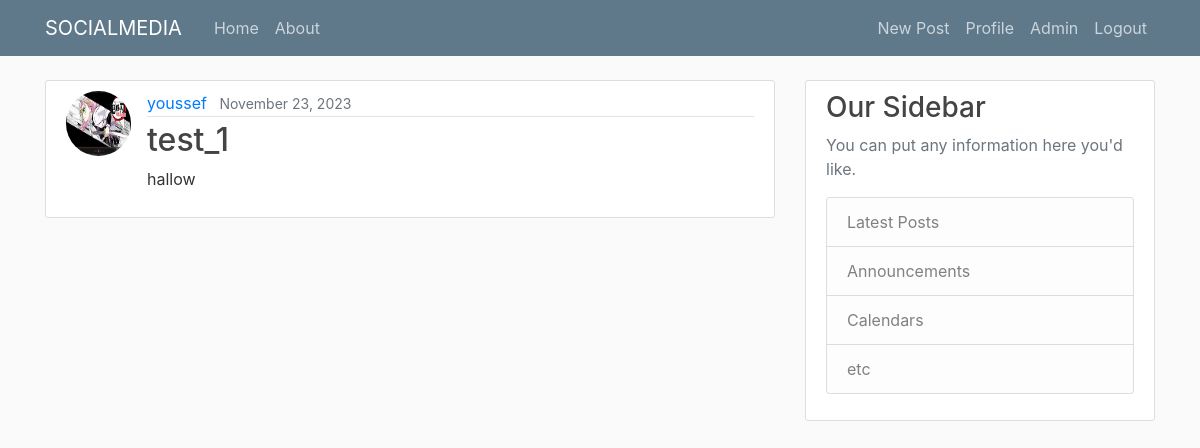
The app's page / (signed in), older data.
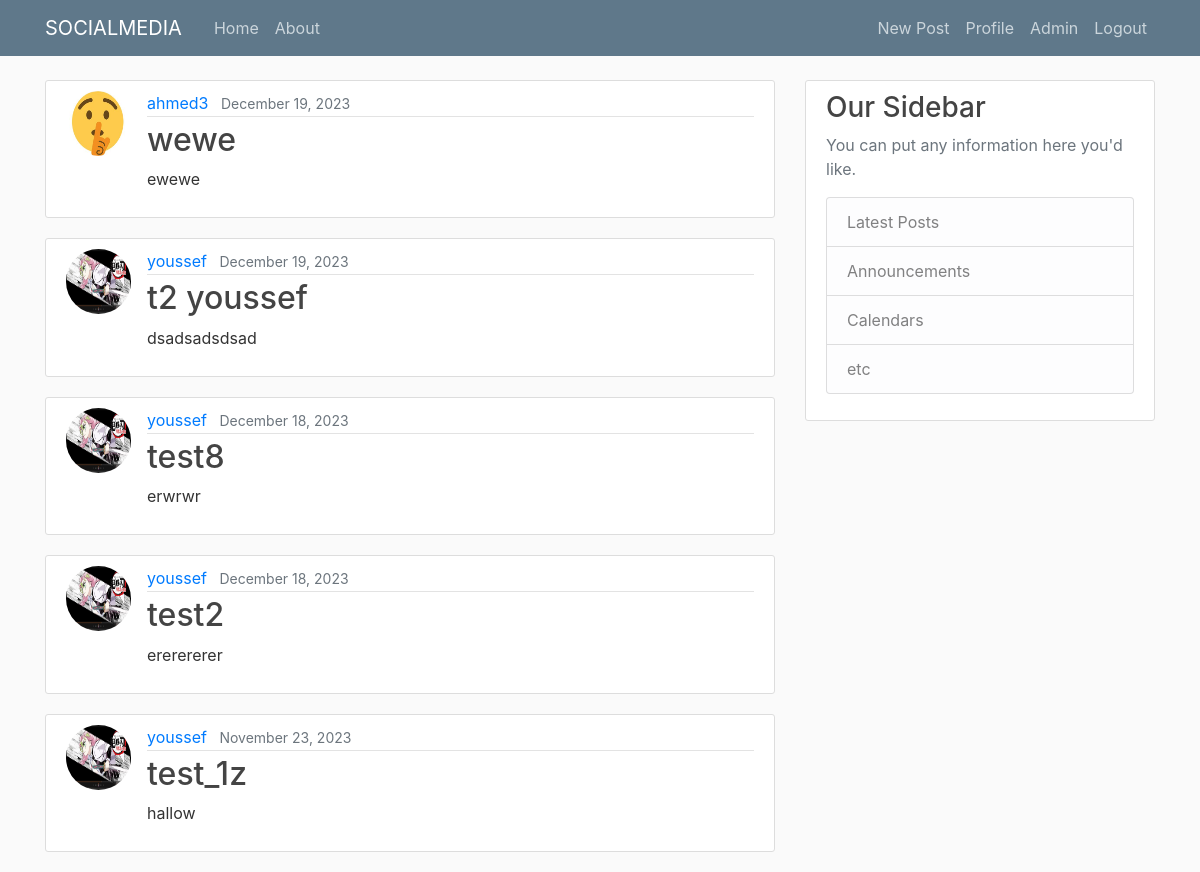
The same page, newer data.
### blog/models.py (models this page shows, shortened)
class Post(models.Model):
    title=models.CharField(max_length=20)
    content=models.TextField()
    date_posted=models.DateTimeField(default=timezone.now)
    author=models.ForeignKey(User,on_delete=models.CASCADE)

### users/models.py (models this page shows, shortened)
class Profile(models.Model):
 user_id=models.OneToOneField(User,on_delete=models.CASCADE)
 image=models.ImageField(default="default.jpg",upload_to="profile_pics")

### blog/views.py (the view)
# urls.py: path('', views.PostListView.as_view(),name="blog-home"),
class PostListView(LoginRequiredMixin,ListView):
    model=Post
    template_name ="blog/home.html" #<app>/<model>_<viewtype>.html
    context_object_name="posts"
    ordering=["-date_posted"]

### blog/templates/blog/home.html
{% extends 'blog/layout.html' %}
{% block content %}
{% for post in posts %}
   <article class="media content-section">
    <img class="rounded-circle article-img" src="{{ post.author.profile.image.url }}" alt="">
        <div class="media-body">
        <div class="article-metadata">
            <a class="mr-2" href="#">{{ post.author }}</a>
            <small class="text-muted">{{ post.date_posted |date:"F d, Y"  }}</small>
        </div>
        <h2><a class="article-title" href="{% url 'post-detail' post.id  %}">{{ post.title }}</a></h2>
        <p class="article-content">{{ post.content }}</p>
        </div>
  </article>
{% endfor %}
{% endblock %}

### blog/templates/blog/layout.html (shortened to what this page needs)
<!DOCTYPE html>
{% load static %}
<html lang="en">
<head>
    <link rel="stylesheet" href="https://cdn.jsdelivr.net/npm/bootstrap@4.6.2/dist/css/bootstrap.min.css">
    <link rel="stylesheet" type="text/css" href="{% static 'blog/main.css' %}">
</head>
<body>
    <header class="site-header">
        <nav class="navbar navbar-expand-md navbar-dark bg-steel fixed-top">
          <div class="container">
            <a class="navbar-brand mr-4" href="{% url 'blog-home' %}">SOCIALMEDIA</a>
            <div class="collapse navbar-collapse" id="navbarToggle">
              <div class="navbar-nav mr-auto">
                <a class="nav-item nav-link" href="{% url 'blog-home' %}">Home</a>
                <a class="nav-item nav-link" href="{% url 'blog-about' %}">About</a>
              </div>
              <div class="navbar-nav">
                {% if user.is_authenticated %}
                <a class="nav-item nav-link" href="{% url 'post-create' %}">New Post</a>
                <a class="nav-item nav-link" href="{% url 'profile' %}">Profile</a>
                {% if user.is_superuser %}
                <a class="nav-item nav-link" href="{% url 'admin:index' %}">Admin</a>
                {% endif %}
                <form action="{% url 'logout' %}" method="post">
                  <a class="nav-item nav-link "  onclick="parentNode.submit();return false;">Logout</a>
                </form>
                {% else %}
                <a class="nav-item nav-link" href="{% url 'login' %}">Login</a>
                <a class="nav-item nav-link" href="{% url 'register' %}">Register</a>
                {% endif %}
              </div>
            </div>
          </div>
        </nav>
      </header>
      <main role="main" class="container">
        <div class="row">
            <div class="col-md-8">
            {% block content %}{% endblock %}
            </div>
            <div class="col-md-4">
            <div class="content-section">
                <h3>Our Sidebar</h3>
                <p class='text-muted'>You can put any information here you'd like.
                <ul class="list-group">
                    <li class="list-group-item list-group-item-light">Latest Posts</li>
                    <li class="list-group-item list-group-item-light">Announcements</li>
                    <li class="list-group-item list-group-item-light">Calendars</li>
                    <li class="list-group-item list-group-item-light">etc</li>
                </ul>
                </p>
            </div>
            </div>
        </div>
    </main>
</body>
</html>

### blog/static/blog/main.css (style rules this page uses)
body { background: #fafafa; color: #333333; margin-top: 5rem; }
h1, h2, h3, h4, h5, h6 { color: #444444; }
ul { margin: 0; }
.bg-steel { background-color: #5f788a; }
.site-header .navbar-nav .nav-link { color: #cbd5db; }
.content-section { background: #ffffff; padding: 10px 20px; border: 1px solid #dddddd; border-radius: 3px; margin-bottom: 20px; }
.article-title { color: #444444; }
.article-content { white-space: pre-line; }
.article-img { height: 65px; width: 65px; margin-right: 16px; }
.article-metadata { padding-bottom: 1px; margin-bottom: 4px; border-bottom: 1px solid #e3e3e3 }

Row changes from the older to the newer data that the page shows:
added Post: author.profile.image (placeholder picture), author "ahmed3", date_posted "December 19, 2023", title "wewe", content "ewewe"
added Post: author.profile.image (picture), author "youssef", date_posted "December 19, 2023", title "t2 youssef", content "dsadsadsdsad"
added Post: author.profile.image (picture), author "youssef", date_posted "December 18, 2023", title "test8", content "erwrwr"
added Post: author.profile.image (picture), author "youssef", date_posted "December 18, 2023", title "test2", content "ererererer"
changed Post "hallow": title "test_1" → "test_1z"
